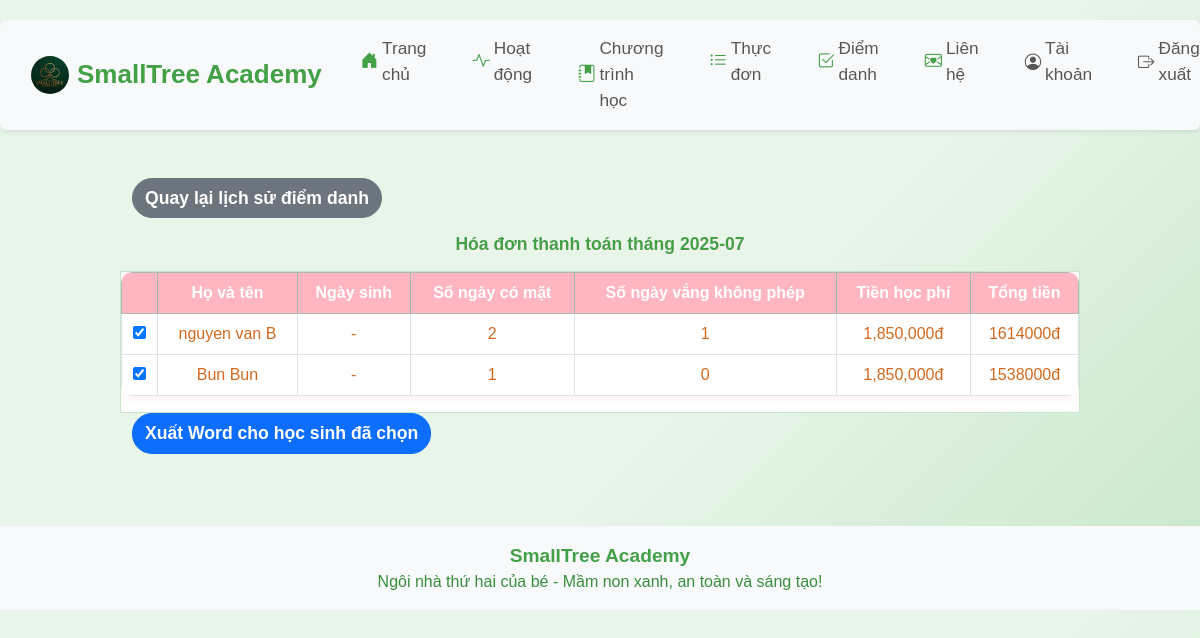
The app's page /invoice?month=2025-07 (signed in), older data.
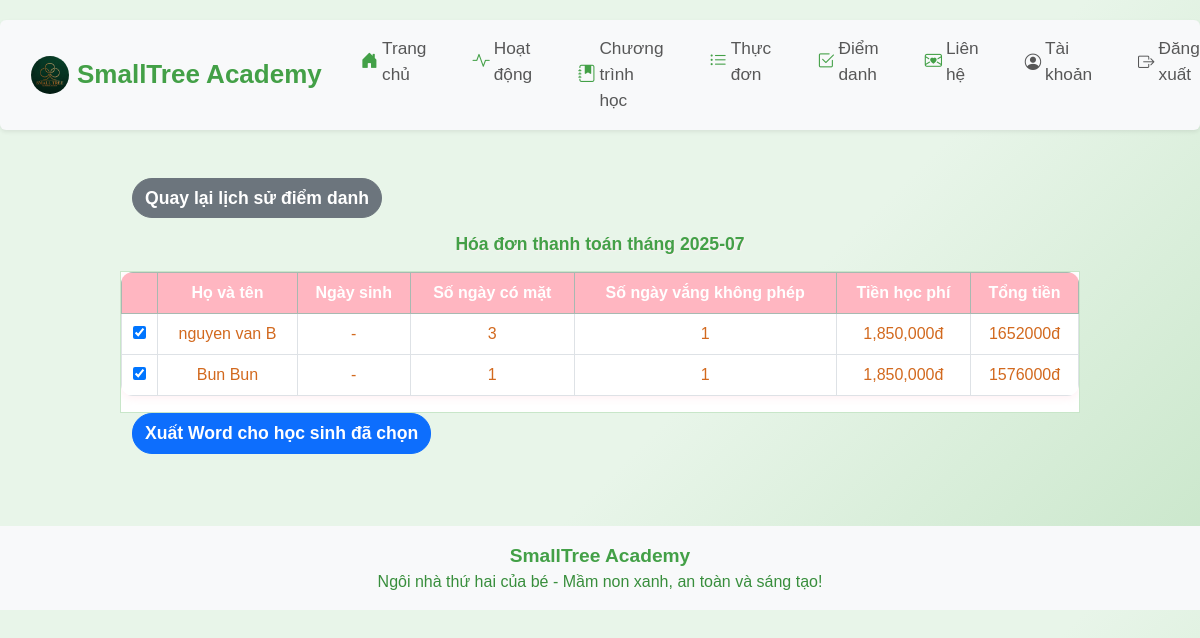
The same page, newer data.
### app/models.py (models this page shows)
class Child(db.Model):
    id = db.Column(db.Integer, primary_key=True)
    name = db.Column(db.String(100), nullable=False)
    age = db.Column(db.Integer, nullable=False)
    parent_contact = db.Column(db.String(100), nullable=False)
    class_name = db.Column(db.String(100))
    birth_date = db.Column(db.String(20))
    status = db.Column(db.String(20), default='Chưa điểm danh')
    email = db.Column(db.String(100))
    phone = db.Column(db.String(20))
    password = db.Column(db.String(100))
    student_code = db.Column(db.String(20), unique=True, nullable=True)

### app/routes.py (the view, shortened to what this page needs)
@main.route('/invoice', methods=['GET', 'POST'])
def invoice():
    month = request.args.get('month')
    if month:
        year, m = map(int, month.split('-'))
    else:
        today = datetime.today()
        year, m = today.year, today.month
        month = f"{year:04d}-{m:02d}"
    num_days = monthrange(year, m)[1]
    days_in_month = [f"{year:04d}-{m:02d}-{day:02d}" for day in range(1, num_days+1)]
    students = Child.query.all()
    records_raw = AttendanceRecord.query.filter(AttendanceRecord.date.like(f"{year:04d}-{m:02d}-%")).all()
    attendance_days = {student.id: 0 for student in students}
    absent_unexcused_days = {student.id: 0 for student in students}
    valid_student_ids = set(attendance_days.keys())
    for r in records_raw:
        if r.child_id not in valid_student_ids:
            continue
        if r.status == 'Có mặt':
            attendance_days[r.child_id] += 1
        elif r.status == 'Vắng mặt không phép':
            absent_unexcused_days[r.child_id] += 1
    invoices = []
    mobile = is_mobile()
    student_ages = {student.id: calculate_age(student.birth_date) if student.birth_date else 0 for student in students}
    return render_template('invoice.html', students=students, attendance_days=attendance_days, absent_unexcused_days=absent_unexcused_days, selected_month=month, invoices=invoices, days_in_month=days_in_month, records={ (r.child_id, r.date): r for r in records_raw }, student_ages=student_ages, title='Xuất hóa đơn', mobile=mobile)

### app/__init__.py (called while the page is built)
def create_app():
    app = Flask(__name__)
    app.config['SECRET_KEY'] = 'your-secret-key'
    app.config['SQLALCHEMY_DATABASE_URI'] = 'sqlite:///site.db'
    app.config['SQLALCHEMY_TRACK_MODIFICATIONS'] = False
    db.init_app(app)
    migrate = Migrate(app, db)
    csrf = CSRFProtect(app)
    @app.context_processor
    def inject_csrf_token():
        from flask_wtf.csrf import generate_csrf
        return dict(csrf_token=generate_csrf)
    from app.routes import main
    app.register_blueprint(main)
    return app

### app/routes.py (called while the page is built)
def is_mobile():
    ua = request.user_agent.string.lower()
    return 'mobile' in ua or 'android' in ua or 'iphone' in ua

### app/templates/invoice.html (shortened to what this page needs)
{% extends 'base.html' %}
{% block content %}
<div class="container-fluid mt-4 mb-4 px-0">
    <div class="d-flex flex-column flex-md-row gap-2 mb-3 invoice-btn-group-mobile">
        <a href="{{ url_for('main.attendance_history', month=selected_month) }}" class="btn btn-secondary fw-bold {% if mobile %}invoice-btn-mobile{% endif %}">Quay lại lịch sử điểm danh</a>
    </div>
    <h2 class="fw-bold text-center mb-3" style="color:#43a047; font-size:1.1em;">Hóa đơn thanh toán tháng {{ selected_month }}</h2>
    <form method="post">
        <div class="table-responsive invoice-table-wrapper">
            <table class="table table-bordered align-middle {% if mobile %}invoice-table-mobile{% else %}invoice-table-desktop{% endif %}">
                <thead class="table-success">
                    <tr>
                        <th></th>
                        <th>Họ và tên</th>
                        <th>Ngày sinh</th>
                        <th>Số ngày có mặt</th>
                        <th>Số ngày vắng không phép</th>
                        <th>Tiền học phí</th>
                        <th>Tổng tiền</th>
                    </tr>
                </thead>
                <tbody>
                    {% for student in students %}
                    <tr>
                        <td><input type="checkbox" name="student_ids" value="{{ student.id }}" checked></td>
                        <td>{{ student.name }}</td>
                        <td>{{ student.birth_date or '-' }}</td>
                        <td>{{ attendance_days[student.id] }}</td>
                        <td>{{ absent_unexcused_days[student.id] }}</td>
                        <td>
                            {% set age = student_ages[student.id] %}
                            {% if age == 0 %}1,850,000đ
                            {% elif age == 1 %}1,850,000đ
                            {% elif age == 2 %}1,750,000đ
                            {% elif age == 3 %}1,650,000đ
                            {% elif age == 4 %}1,550,000đ
                            {% else %}1,500,000đ
                            {% endif %}
                        </td>
                        <td>
                            {{ ((attendance_days[student.id] + absent_unexcused_days[student.id]) * 38000 +
                                (1850000 if age == 1 else 1750000 if age == 2 else 1650000 if age == 3 else 1550000 if age == 4 else 1500000)) | int | string | replace(',', '.') }}đ
                        </td>
                    </tr>
                    {% endfor %}
                </tbody>
            </table>
        </div>
        <button type="submit" name="export_word" value="1" class="btn btn-primary {% if mobile %}invoice-btn-mobile{% endif %}">Xuất Word cho học sinh đã chọn</button>
    </form>
</div>
{% endblock %}

Row changes from the older to the newer data that the page shows:
changed Child "nguyen van B": id "2" → "3"; id "1614000" → "1652000"
changed Child "Bun Bun": age "0" → "1"; id "1538000" → "1576000"
